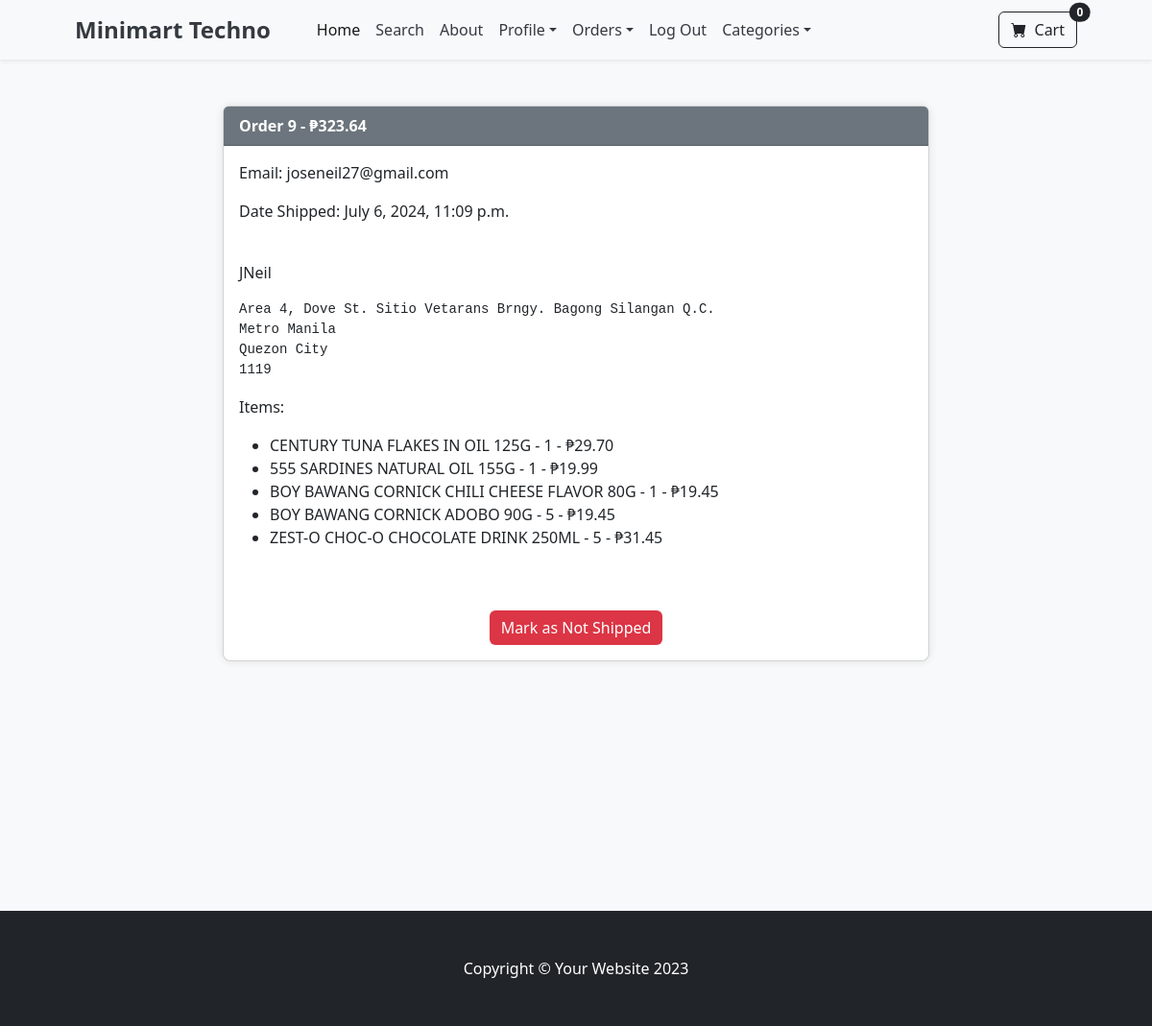
Page /payment/orders/9 (signed in) on the committed database.
### payment/models.py (models this page shows, shortened)
class Order(models.Model):
    user = models.ForeignKey(User, on_delete=models.CASCADE, null=True, blank=True)
    full_name = models.CharField(max_length=255)
    email = models.CharField(max_length=255)
    shipping_address = models.TextField(max_length=15000)
    amount_paid = models.DecimalField(max_digits=7, decimal_places=2)
    date_ordered = models.DateTimeField(auto_now_add=True)
    shipped = models.BooleanField(default=False)
    date_shipped = models.DateTimeField(blank=True, null=True)

class OrderItem(models.Model):
    order = models.ForeignKey(Order, on_delete=models.CASCADE, null=True)
    product = models.ForeignKey(Product, on_delete=models.CASCADE, null=True)
    user = models.ForeignKey(User, on_delete=models.CASCADE, null=True, blank=True)
    quantity = models.PositiveBigIntegerField(default=1)
    price = models.DecimalField(max_digits=7, decimal_places=2)

### store/models.py (models this page shows)
class Product(models.Model):
    name = models.CharField(max_length=100)
    price = models.DecimalField(default=0, decimal_places=2, max_digits=6)
    category = models.ForeignKey(Category, on_delete=models.CASCADE, default=1)
    description = models.CharField(max_length=250, default='', blank=True, null =True)
    image = models.ImageField(upload_to='uploads/product/')
    is_sale = models.BooleanField(default=False)
    sale_price = models.DecimalField(default=0, decimal_places=2, max_digits=6)
    def __str__(self):
        return self.name

### payment/views.py (the view, shortened to what this page needs)
# urls.py: path('orders/<int:pk>', views.orders, name='orders'),
def orders(request, pk):
    if request.user.is_authenticated and request.user.is_superuser:
        order = Order.objects.get(id=pk)
        items = OrderItem.objects.filter(order=pk)
        return render(request, "payment/orders.html", {'order': order, 'items': items})
    else:
        messages.success(request, "Access Denied")
        return redirect('home')

### cart/cart.py (called while the page is built)
    def __len__(self):
        return len(self.cart)

### cart/context_processors.py (called while the page is built)
def cart(request):
    return {'cart': Cart(request)}

### payment/templates/payment/orders.html (shortened to what this page needs)
{% extends 'base.html' %}
{% block content %}
<div class="container">
    <div class="row justify-content-center">
        <div class="col-md-8">
            <br/><br/>
            <div class="card">
                <div class="card-header bg-secondary text-white">
                    Order {{ order.id }} - ₱{{ order.amount_paid }}
                </div>
                <div class="card-body">
                    <p>Email: {{ order.email }}</p>
                    {% if order.date_shipped %}
                        <p>Date Shipped: {{ order.date_shipped }}</p>
                    {% else %}
                        <p>Date Ordered: {{ order.date_ordered }}</p>
                    {% endif %}
                    <br/>
                    <p>{{ order.full_name }}</p>
                    <pre>{{ order.shipping_address }}</pre>
                    <p>Items:</p>
                    <ul>
                        {% for item in items %}
                            <li>{{ item.product }} - {{ item.quantity }} - ₱{{ item.price }}</li>
                        {% endfor %}
                    </ul>
                    <br/><br/>
                    <div class="text-center">
                        {% if not order.shipped %}
                            <form method="POST">
                                {% csrf_token %}
                                <input type="hidden" name="shipping_status" value="true">
                                <button type="submit" class="btn btn-success">Mark as Shipped</button>
                            </form>
                        {% else %}
                            <form method="POST">
                                <button type="submit" class="btn btn-danger">Mark as Not Shipped</button>
                            </form>
                        {% endif %}
                    </div>
                </div>
            </div>
            <br/><br/><br/><br/><br/><br/><br/><br/><br/><br/>
        </div>
    </div>
</div>
{% endblock %}

### payment/templates/payment/orders.html (style rules this page uses)
body { background-color: #f8f9fa; }
.bg-secondary { background-color: #6c757d !important; color: #ffffff; }
.card { background-color: #ffffff; border-radius: 8px; box-shadow: 0 0 10px rgba(0, 0, 0, 0.1); margin-bottom: 20px; }
.card-header { background-color: #6c757d; color: #ffffff; font-weight: bold; }
.btn-danger { background-color: #dc3545; color: #ffffff; border: none; }

### rows in the picture
Order: id "9", amount_paid "323.64", email "joseneil27@gmail.com", date_shipped "July 6, 2024, 11:09 p.m.", full_name "JNeil", shipping_address "Area 4, Dove St. Sitio Vetarans Brngy. Bagong Silangan Q.C. Metro Manila Quezon City 1119"
OrderItem: product "CENTURY TUNA FLAKES IN OIL 125G", quantity "1", price "29.70"
OrderItem: product "555 SARDINES NATURAL OIL 155G", quantity "1", price "19.99"
OrderItem: product "BOY BAWANG CORNICK CHILI CHEESE FLAVOR 80G", quantity "1", price "19.45"
OrderItem: product "BOY BAWANG CORNICK ADOBO 90G", quantity "5", price "19.45"
OrderItem: product "ZEST-O CHOC-O CHOCOLATE DRINK 250ML", quantity "5", price "31.45"

### other values in the picture
{{ cart|length }} "0"
